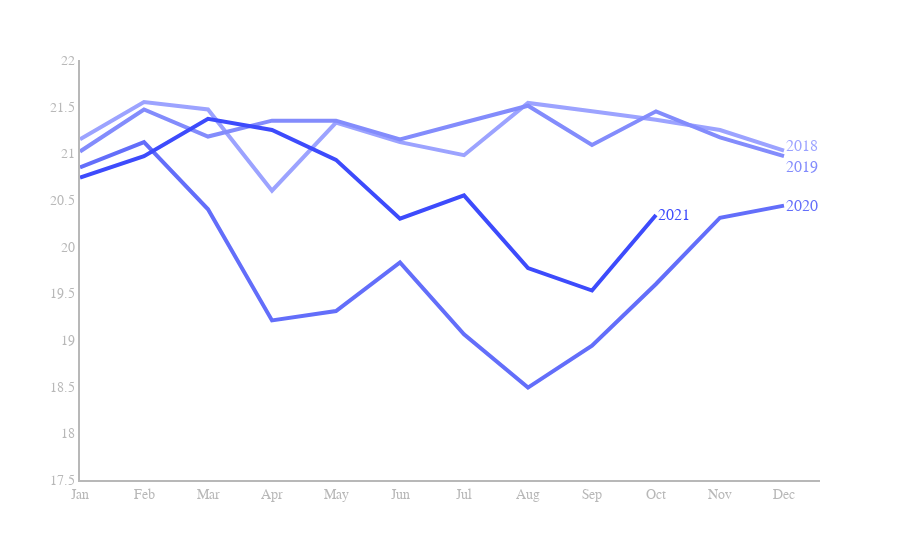

Notebook cell for this chart:
### Code cell
#df['m'] = df['month_year'].dt.strftime('%Y-%m')
df_volume = dfm.groupby(['year','month'])['SPEED'].agg(['mean','std']).reset_index()

df_volume = df_volume.rename(columns={"mean":"Average speed (km/h)"}).round({"Average speed (km/h)":2})
df_volume['year_month'] = df_volume.apply(lambda x: f'{int(x["year"])}-{x["month"]}',axis=1)

#colours = ['#b0b7e8','#949feb','#6173e8','#364ce3']
colours = ['#9ca3ff','#838cfc','#636efa','#3d4bfc']

fig = px.line(df_volume.loc[df_volume.year_month!="2021-Nov"], 
             x='month',
             y='Average speed (km/h)', 
             color='year',
              
             # height=400,
             # width=640,
             markers = False, 
             color_discrete_sequence=colours,
              render_mode="SVG",
              hover_data={'month':False})

fig.update_xaxes(ticklabelposition="inside top", title=None, showgrid = False,
                showline=True, linewidth=2, linecolor='#b8b8b8')
fig.update_yaxes(title= None, showgrid = True, showticklabels = True,
                 showline=True, linewidth=2, linecolor='#b8b8b8', gridcolor='rgba(0,0,0,0)')
fig.update_traces(line=dict(width=4),hovertemplate=None)


fig.update_layout( yaxis = dict(tickfont = dict(size=14)))

annotations = []
#y_terminals = [[v for v in d.y if str(v)!="nan"][-1] for d in fig.data]
y_terminal_manually_adjusted = [21.08, 20.85, 20.44, 20.335235284775884]
x_terminals = [[v for v in zip(d.x,d.y) if str(v[1])!="nan"][-1][0] for d in fig.data]
for x, y, year, colour in zip(x_terminals, y_terminal_manually_adjusted, df_volume.year.unique(), colours):
    # labeling the right_side of the plot
    annotations.append(dict(x=x, y=y,
                                 xanchor='left', yanchor='middle',
                                align="right",
                                  text=str(year),
                                  font=dict(family='Arial',
                                            size=16,
                                           color=colour),
                                  showarrow=False))

fig.update_layout(annotations=annotations)
                 
fig.update_traces(hovertemplate='<b>%{y}</b> km')
                 
fig.update_layout(yaxis_range=[17.5,22], hovermode="x unified", showlegend = False,
                  yaxis = dict(tickfont = dict(family='Arial',size=14, color = '#b8b8b8')),
                  xaxis = dict(tickfont = dict(family='Arial',size=14, color = '#b8b8b8')),
                  hoverlabel=dict(font=dict(family='Arial', size=14)),
                  #paper_bgcolor='rgba(0,0,0,0)',
                  plot_bgcolor='rgba(0,0,0,0)')
    
 
#fig.add_annotation(x= '1 Sep, 2020', y=60,
#           text="Text annotation with arrow",
#           showarrow=True,
#           arrowhead=1)

#fig.update_xaxes(
#    rangeslider_visible=False,
#    rangeselector=dict(
#        buttons=list([
#            dict(count=1, label="2018", step="year", stepmode="backward", visible = True),
#            dict(count=6, label="6m", step="month", stepmode="backward"),
#            dict(count=1, label="YTD", step="year", stepmode="todate"),
#            dict(count=1, label="1y", step="year", stepmode="backward"),
#            dict(step="all")
#        ])
#    )
#)
layout = go.Layout(margin=go.layout.Margin(
        l=0, #left margin
        r=0, #right margin
        b=0, #bottom margin
        t=0, #top margin
    )
)
fig.show()
fig.write_html(os.path.abspath(f'{visuals}speed_chart.html'))
#fig.write_html(os.path.abspath('test.html'))

### Figure 1 — Plotly figure (JSON) as saved in the notebook; plotly's stock layout.template omitted (floating-point values rounded to 4 significant figures)
{"data": [{"hovertemplate": "<b>%{y}</b> km", "legendgroup": "2018", "line": {"color": "#9ca3ff", "dash": "solid", "width": 4}, "marker": {"symbol": "circle"}, "mode": "lines", "name": "2018", "orientation": "v", "showlegend": true, "type": "scatter", "x": ["Jan", "Feb", "Mar", "Apr", "May", "Jun", "Jul", "Aug", "Sep", "Oct", "Nov", "Dec"], "xaxis": "x", "y": [21.15, 21.55, 21.47, 20.6, 21.33, 21.12, 20.98, 21.54, 21.45, 21.36, 21.25, 21.03], "yaxis": "y"}, {"hovertemplate": "<b>%{y}</b> km", "legendgroup": "2019", "line": {"color": "#838cfc", "dash": "solid", "width": 4}, "marker": {"symbol": "circle"}, "mode": "lines", "name": "2019", "orientation": "v", "showlegend": true, "type": "scatter", "x": ["Jan", "Feb", "Mar", "Apr", "May", "Jun", "Jul", "Aug", "Sep", "Oct", "Nov", "Dec"], "xaxis": "x", "y": [21.02, 21.47, 21.18, 21.35, 21.35, 21.15, 21.33, 21.51, 21.09, 21.45, 21.17, 20.97], "yaxis": "y"}, {"hovertemplate": "<b>%{y}</b> km", "legendgroup": "2020", "line": {"color": "#636efa", "dash": "solid", "width": 4}, "marker": {"symbol": "circle"}, "mode": "lines", "name": "2020", "orientation": "v", "showlegend": true, "type": "scatter", "x": ["Jan", "Feb", "Mar", "Apr", "May", "Jun", "Jul", "Aug", "Sep", "Oct", "Nov", "Dec"], "xaxis": "x", "y": [20.85, 21.12, 20.4, 19.21, 19.31, 19.83, 19.06, 18.49, 18.94, 19.6, 20.31, 20.44], "yaxis": "y"}, {"hovertemplate": "<b>%{y}</b> km", "legendgroup": "2021", "line": {"color": "#3d4bfc", "dash": "solid", "width": 4}, "marker": {"symbol": "circle"}, "mode": "lines", "name": "2021", "orientation": "v", "showlegend": true, "type": "scatter", "x": ["Jan", "Feb", "Mar", "Apr", "May", "Jun", "Jul", "Aug", "Sep", "Oct", "Dec"], "xaxis": "x", "y": [20.74, 20.97, 21.37, 21.25, 20.93, 20.3, 20.55, 19.77, 19.53, 20.34, null], "yaxis": "y"}], "layout": {"annotations": [{"align": "right", "font": {"color": "#9ca3ff", "family": "Arial", "size": 16}, "showarrow": false, "text": "2018", "x": "Dec", "xanchor": "left", "y": 21.08, "yanchor": "middle"}, {"align": "right", "font": {"color": "#838cfc", "family": "Arial", "size": 16}, "showarrow": false, "text": "2019", "x": "Dec", "xanchor": "left", "y": 20.85, "yanchor": "middle"}, {"align": "right", "font": {"color": "#636efa", "family": "Arial", "size": 16}, "showarrow": false, "text": "2020", "x": "Dec", "xanchor": "left", "y": 20.44, "yanchor": "middle"}, {"align": "right", "font": {"color": "#3d4bfc", "family": "Arial", "size": 16}, "showarrow": false, "text": "2021", "x": "Oct", "xanchor": "left", "y": 20.34, "yanchor": "middle"}], "hoverlabel": {"font": {"family": "Arial", "size": 14}}, "hovermode": "x unified", "legend": {"title": {"text": "year"}, "tracegroupgap": 0}, "margin": {"t": 60}, "plot_bgcolor": "rgba(0,0,0,0)", "showlegend": false, "xaxis": {"anchor": "y", "domain": [0, 1], "linecolor": "#b8b8b8", "linewidth": 2, "showgrid": false, "showline": true, "tickfont": {"color": "#b8b8b8", "family": "Arial", "size": 14}, "ticklabelposition": "inside top", "title": {}}, "yaxis": {"anchor": "x", "domain": [0, 1], "gridcolor": "rgba(0,0,0,0)", "linecolor": "#b8b8b8", "linewidth": 2, "range": [17.5, 22], "showgrid": true, "showline": true, "showticklabels": true, "tickfont": {"color": "#b8b8b8", "family": "Arial", "size": 14}, "title": {}}}}
